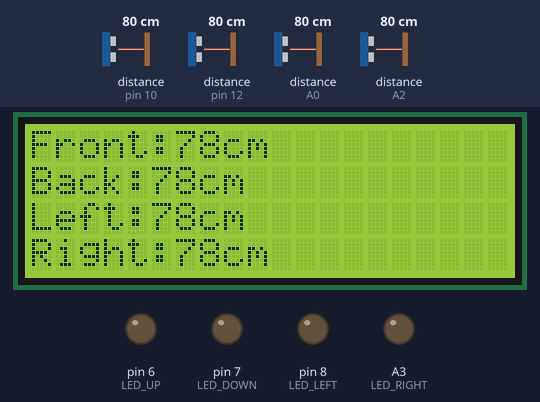
This sketch was run on a simulated Arduino Uno, built with avr-gcc and run on an emulated ATmega328P. On the bench: 20×4 character LCD, output pins drawn as LEDs (lit = HIGH). Wiring (inferred from the names in the program): 4 × ultrasonic range finder: trigger pin 9, echo pin 10 / trigger pin 11, echo pin 12 / trigger pin 13, echo A0 / trigger A1, echo A2. The test bench sets the inputs (shaded band); at power-on: distance to the obstacle (sensors on pin 10, A0, pin 12, A2) 80 cm. The echo pulse lasts 58.3 µs per cm; pins used as bus, display or sensor lines are not drawn.

Above: at 3.3 s.
3.4 s: distance to the obstacle (sensor on pin 10) set to 54 cm
At 4.8 s:
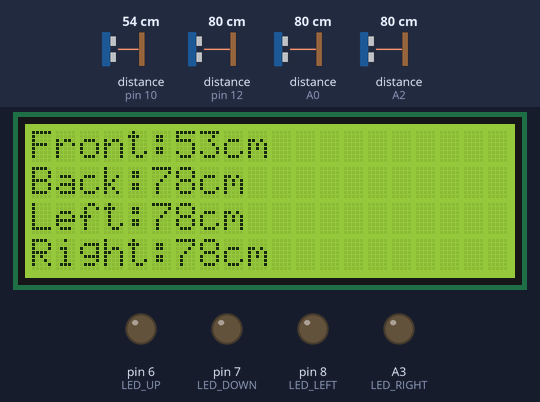
5.4 s: distance to the obstacle (sensor on pin 10) set to 48 cm
At 6.8 s:
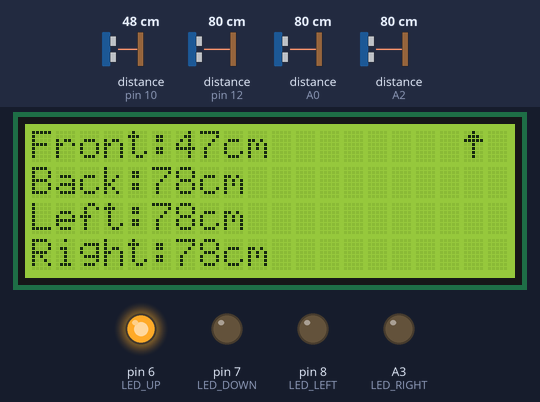
7.1 s: distance to the obstacle (sensor on A0) set to 55 cm
At 7.8 s:
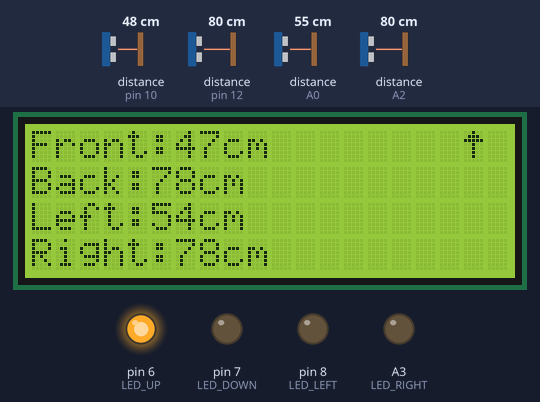
8.8 s: distance to the obstacle (sensor on A0) set to 48 cm
At 9.7 s:
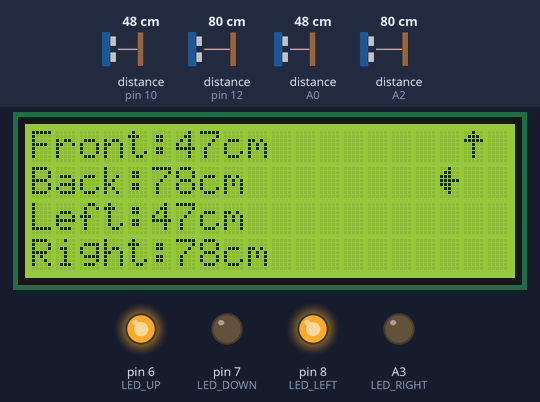
10.5 s: distance to the obstacle (sensor on pin 12) set to 56 cm
At 11.2 s:
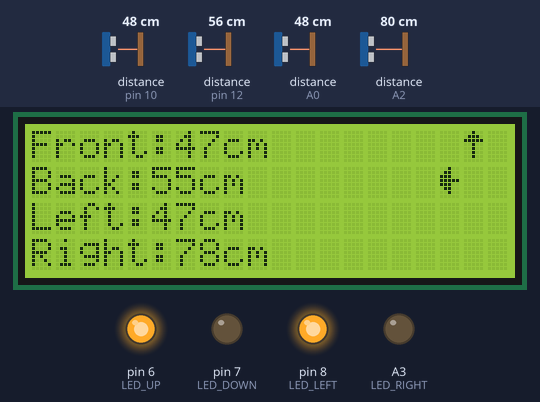
12.2 s: distance to the obstacle (sensor on pin 12) set to 48 cm
At 13.8 s:
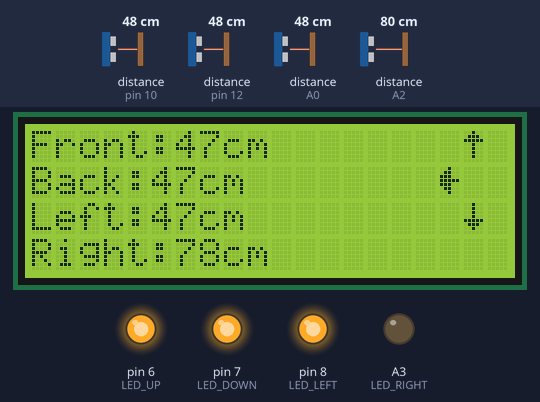
Timing chart, 0 to 14.9 s (numbered marks = the images above; inputs shaded):
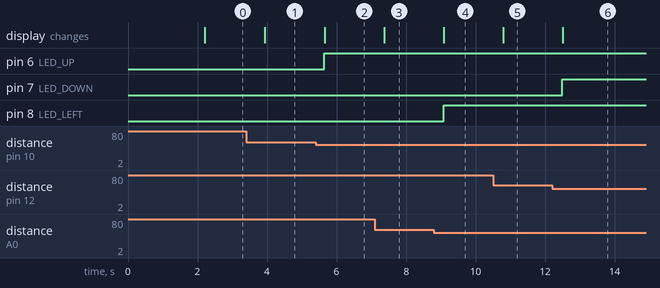

The sketch:

sprint1-edge.ino
```cpp
#include <Wire.h>
#include <LiquidCrystal_I2C.h>

// Define o endereço I2C do LCD 20x4
#define I2C_ADDR 0x27 // Verifique o endereço do seu módulo I2C

// Define o número de colunas e linhas do LCD 20x4
#define LCD_COLS 20
#define LCD_ROWS 4

// Inicializa o LCD com o endereço I2C e número de colunas e linhas
LiquidCrystal_I2C lcd(I2C_ADDR, LCD_COLS, LCD_ROWS);

// Definindo os pinos dos sensores ultrassônicos
#define TRIG_FRONT 9
#define ECHO_FRONT 10
#define TRIG_BACK 11
#define ECHO_BACK 12
#define TRIG_LEFT 13
#define ECHO_LEFT A0
#define TRIG_RIGHT A1
#define ECHO_RIGHT A2

// Definindo os pinos dos LEDs para indicar a direção
#define LED_UP 6
#define LED_DOWN 7
#define LED_LEFT 8
#define LED_RIGHT A3

// Função para criar caracteres personalizados no LCD
byte arrowUp[8] = {
  0b00100,
  0b01110,
  0b11111,
  0b00100,
  0b00100,
  0b00100,
  0b00100,
  0b00000
};

byte arrowDown[8] = {
  0b00100,
  0b00100,
  0b00100,
  0b00100,
  0b11111,
  0b01110,
  0b00100,
  0b00000
};

byte arrowLeft[8] = {
  0b00100,
  0b01100,
  0b11100,
  0b11111,
  0b11100,
  0b01100,
  0b00100,
  0b00000
};

byte arrowRight[8] = {
  0b00100,
  0b00110,
  0b00111,
  0b11111,
  0b00111,
  0b00110,
  0b00100,
  0b00000
};

void setup() {
  Serial.begin(9600);

  // Inicializa o LCD via I2C
  lcd.init();
  lcd.backlight(); // Habilita a luz de fundo do LCD

  // Cria os caracteres personalizados
  lcd.createChar(0, arrowUp);
  lcd.createChar(1, arrowDown);
  lcd.createChar(2, arrowLeft);
  lcd.createChar(3, arrowRight);

  // Inicializa os pinos dos LEDs
  pinMode(LED_UP, OUTPUT);
  pinMode(LED_DOWN, OUTPUT);
  pinMode(LED_LEFT, OUTPUT);
  pinMode(LED_RIGHT, OUTPUT);

  // Inicializa os pinos dos sensores ultrassônicos
  pinMode(TRIG_FRONT, OUTPUT);
  pinMode(ECHO_FRONT, INPUT);
  pinMode(TRIG_BACK, OUTPUT);
  pinMode(ECHO_BACK, INPUT);
  pinMode(TRIG_LEFT, OUTPUT);
  pinMode(ECHO_LEFT, INPUT);
  pinMode(TRIG_RIGHT, OUTPUT);
  pinMode(ECHO_RIGHT, INPUT);

  // Mensagem inicial no LCD
  lcd.clear();
  lcd.setCursor(0, 0);
  lcd.print("Sistema de");
  lcd.setCursor(0, 1);
  lcd.print("Alerta de Colissao");
  delay(2000);
}

void loop() {
  // Realiza a medição da distância de cada sensor
  long distFront = readDistance(TRIG_FRONT, ECHO_FRONT);
  long distBack = readDistance(TRIG_BACK, ECHO_BACK);
  long distLeft = readDistance(TRIG_LEFT, ECHO_LEFT);
  long distRight = readDistance(TRIG_RIGHT, ECHO_RIGHT);

  // Limpa o LCD para atualização
  lcd.clear();
  lcd.setCursor(0, 0);
  lcd.print("Front:");
  lcd.print(distFront);
  lcd.print("cm");
  lcd.setCursor(0, 1);
  lcd.print("Back:");
  lcd.print(distBack);
  lcd.print("cm");
  lcd.setCursor(0, 2);
  lcd.print("Left:");
  lcd.print(distLeft);
  lcd.print("cm");
  lcd.setCursor(0, 3);
  lcd.print("Right:");
  lcd.print(distRight);
  lcd.print("cm");

  // Reseta os LEDs
  digitalWrite(LED_UP, LOW);
  digitalWrite(LED_DOWN, LOW);
  digitalWrite(LED_LEFT, LOW);
  digitalWrite(LED_RIGHT, LOW);

  // Atualiza o LCD e LEDs conforme a distância de cada sensor
  updateDirection(distFront, 0, LED_UP);
  updateDirection(distBack, 1, LED_DOWN);
  updateDirection(distLeft, 2, LED_LEFT);
  updateDirection(distRight, 3, LED_RIGHT);

  delay(500); // Intervalo de atualização do sensor e do display
}

// Função para ler a distância de um sensor ultrassônico
long readDistance(int trigPin, int echoPin) {
  digitalWrite(trigPin, LOW);
  delayMicroseconds(2);
  digitalWrite(trigPin, HIGH);
  delayMicroseconds(10);
  digitalWrite(trigPin, LOW);

  long duration = pulseIn(echoPin, HIGH);
  long distance = duration * 0.034 / 2; // Velocidade do som = 0.034 cm/us

  return distance;
}

// Função para atualizar o LCD e LEDs conforme a direção
void updateDirection(long distance, int charIndex, int ledPin) {
  int bars = map(distance, 0, 200, 4, 0); // Mapeia a distância para barras (0-4)

  if (bars < 0) bars = 0;
  if (bars > 4) bars = 4;

  // Apaga a seta se a distância for maior que 50 cm
  if (distance > 50) {
    lcd.setCursor(17, charIndex);
    lcd.print("   "); // Limpa a área da seta
  } else {
    switch (charIndex) {
      case 0: // Frente
        lcd.setCursor(18, 0);
        lcd.write(byte(0));
        break;
      case 1: // Trás
        lcd.setCursor(18, 2);
        lcd.write(byte(1));
        break;
      case 2: // Esquerda
        lcd.setCursor(17, 1);
        lcd.write(byte(2));
        break;
      case 3: // Direita
        lcd.setCursor(19, 1);
        lcd.write(byte(3));
        break;
    }
  }

  if (distance <= 50) {
    digitalWrite(ledPin, HIGH);
  }
}
```

Measured:
- the behaviour switches between 52 and 51 cm on distance to the obstacle (sensor on pin 10) (found by bisection; images 1 and 2)
- the behaviour switches between 52 and 51 cm on distance to the obstacle (sensor on A0) (found by bisection; images 3 and 4)
- the behaviour switches between 52 and 51 cm on distance to the obstacle (sensor on pin 12) (found by bisection; images 5 and 6)
- after the input at 3.4 s, the display: changes after 0.53 s (image 1)
- after the input at 5.4 s, pin 6 (LED_UP): LOW → HIGH after 0.24 s; the display: changes after 0.26 s (image 2)
- after the input at 7.1 s, the display: changes after 0.27 s (image 3)
- after the input at 8.8 s, pin 8 (LED_LEFT): LOW → HIGH after 0.29 s; the display: changes after 0.29 s (image 4)
- after the input at 10.5 s, the display: changes after 0.30 s (image 5)
- after the input at 12.2 s, pin 7 (LED_DOWN): LOW → HIGH after 0.29 s; the display: changes after 0.30 s (image 6)
